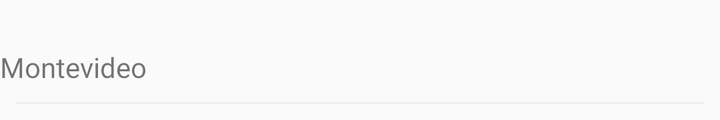
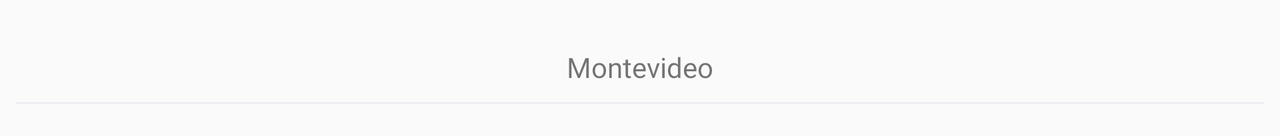

First picture: res/layout/ on a phone held upright. Second picture: the repository's own variant of that layout, on a device whose configuration matches the variant's folder. Source for both follows.
<!-- AndroidManifest.xml: application theme AppTheme -->
<!-- res/layout/card_city.xml -->
<?xml version="1.0" encoding="utf-8"?>
<androidx.constraintlayout.widget.ConstraintLayout
    xmlns:android="http://schemas.android.com/apk/res/android"
    xmlns:app="http://schemas.android.com/apk/res-auto"
    xmlns:tools="http://schemas.android.com/tools"
    android:layout_width="match_parent"
    android:layout_height="wrap_content"
    android:orientation="vertical"
    android:paddingTop="@dimen/padding_top"
    android:paddingBottom="@dimen/padding_bottom_small">

    <TextView
        android:id="@+id/textViewCityName"
        style="@style/primary_text"
        android:layout_width="wrap_content"
        android:layout_height="wrap_content"
        android:layout_marginTop="@dimen/margin_top_small"
        app:layout_constraintStart_toStartOf="parent"
        app:layout_constraintTop_toTopOf="parent"
        tools:text="Montevideo" />

    <View
        android:id="@+id/viewSeparator"
        style="@style/view_separator"
        android:layout_margin="@dimen/margin_left_small"
        app:layout_constraintEnd_toEndOf="parent"
        app:layout_constraintStart_toStartOf="parent"
        app:layout_constraintTop_toBottomOf="@+id/textViewCityName" />
</androidx.constraintlayout.widget.ConstraintLayout>
<!-- resources referenced by this layout -->
<resources>
  <dimen name="margin_left_small">8dp</dimen>
  <dimen name="margin_top_small">8dp</dimen>
  <dimen name="padding_bottom_small">8dp</dimen>
  <dimen name="padding_top">16dp</dimen>
  <style name="primary_text">
          <item name="android:fontFamily">@font/raleway_lightitalic</item>
          <item name="android:textSize">@dimen/font_size_primary_text</item>
      </style>
  <style name="view_separator">
          <item name="android:layout_width">match_parent</item>
          <item name="android:background">@color/gray</item>
          <item name="android:layout_height">@dimen/view_separator_height</item>
      </style>
  <style name="AppTheme" parent="Theme.AppCompat.Light.NoActionBar">
          
          <item name="colorPrimary">@color/colorPrimary</item>
          <item name="colorPrimaryDark">@color/colorPrimaryDark</item>
          <item name="colorAccent">@color/colorAccent</item>
      </style>
  <dimen name="font_size_primary_text">14sp</dimen>
  <color name="gray">#ECEEF1</color>
  <dimen name="view_separator_height">1dp</dimen>
  <color name="colorPrimary">#008577</color>
  <color name="colorPrimaryDark">@color/blue</color>
  <color name="colorAccent">#D81B60</color>
  <color name="blue">#6CB3FA</color>
</resources>
<!-- res/layout-land/card_city.xml (the repository's variant of the layout above) -->
<!-- drawn on the phone turned sideways -->
<?xml version="1.0" encoding="utf-8"?>
<androidx.constraintlayout.widget.ConstraintLayout
    xmlns:android="http://schemas.android.com/apk/res/android"
    xmlns:app="http://schemas.android.com/apk/res-auto"
    xmlns:tools="http://schemas.android.com/tools"
    android:orientation="vertical"
    android:layout_width="match_parent"
    android:layout_height="wrap_content"
    android:paddingTop="@dimen/padding_top"
    android:paddingBottom="@dimen/padding_bottom"
  >

    <TextView
        android:id="@+id/textViewCityName"
        style="@style/primary_text"
        android:layout_width="wrap_content"
        android:layout_height="wrap_content"
        android:layout_marginStart="@dimen/margin_left_large"
        android:layout_marginLeft="@dimen/margin_left_large"
        android:layout_marginTop="@dimen/margin_top_small"
        android:layout_marginEnd="@dimen/margin_right_large"
        android:layout_marginRight="@dimen/margin_right_large"
        app:layout_constraintEnd_toEndOf="parent"
        app:layout_constraintStart_toStartOf="parent"
        app:layout_constraintTop_toTopOf="parent"
        tools:text="Montevideo" />

    <View
        android:id="@+id/viewSeparator"
        style="@style/view_separator"
        android:layout_margin="@dimen/margin_left_small"
        app:layout_constraintEnd_toEndOf="parent"
        app:layout_constraintStart_toStartOf="parent"
        app:layout_constraintTop_toBottomOf="@+id/textViewCityName" />
</androidx.constraintlayout.widget.ConstraintLayout>
<!-- resources referenced by the variant -->
<!-- as the phone turned sideways resolves them -->
<resources>
  <dimen name="margin_left_large">32dp</dimen>
  <dimen name="margin_left_small">8dp</dimen>
  <dimen name="margin_right_large">32dp</dimen>
  <dimen name="margin_top_small">8dp</dimen>
  <dimen name="padding_bottom">16dp</dimen>
  <dimen name="padding_top">16dp</dimen>
  <style name="primary_text">
          <item name="android:fontFamily">@font/raleway_lightitalic</item>
          <item name="android:textSize">@dimen/font_size_primary_text</item>
      </style>
  <style name="view_separator">
          <item name="android:layout_width">match_parent</item>
          <item name="android:background">@color/gray</item>
          <item name="android:layout_height">@dimen/view_separator_height</item>
      </style>
  <style name="AppTheme" parent="Theme.AppCompat.Light.NoActionBar">
          
          <item name="colorPrimary">@color/colorPrimary</item>
          <item name="colorPrimaryDark">@color/colorPrimaryDark</item>
          <item name="colorAccent">@color/colorAccent</item>
      </style>
  <dimen name="font_size_primary_text">14sp</dimen>
  <color name="gray">#ECEEF1</color>
  <dimen name="view_separator_height">1dp</dimen>
  <color name="colorPrimary">#008577</color>
  <color name="colorPrimaryDark">@color/blue</color>
  <color name="colorAccent">#D81B60</color>
  <color name="blue">#6CB3FA</color>
</resources>
